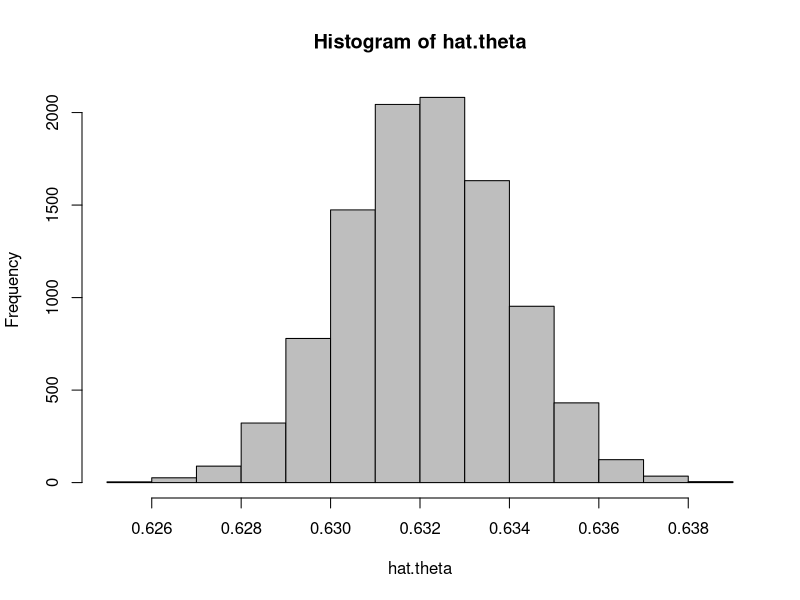

This figure's R source:
rm(list = ls())

g <- function(x) exp(-x)

int.g <- function(m, r) {
  hat.theta <- numeric(r)
  
  for (i in 1:r) {
    x <- runif(m)
    hat.theta[i] <- mean(g(x))
  }
  
  hist(hat.theta, col = 'gray')
  cat('estimated s.e. : ', sd(hat.theta), '\n')
}

int.g(10000, 10000)